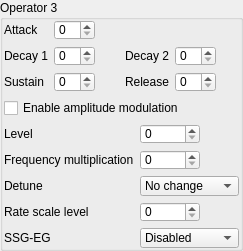
                  <widget class="QGroupBox" name="operator3">
                   <property name="sizePolicy">
                    <sizepolicy hsizetype="Preferred" vsizetype="Maximum">
                     <horstretch>0</horstretch>
                     <verstretch>0</verstretch>
                    </sizepolicy>
                   </property>
                   <property name="title">
                    <string>Operator 3</string>
                   </property>
                   <layout class="QVBoxLayout" name="verticalLayout_9">
                    <property name="leftMargin">
                     <number>1</number>
                    </property>
                    <property name="topMargin">
                     <number>0</number>
                    </property>
                    <property name="rightMargin">
                     <number>1</number>
                    </property>
                    <property name="bottomMargin">
                     <number>0</number>
                    </property>
                    <item>
                     <layout class="QGridLayout" name="gridLayout">
                      <item row="0" column="0">
                       <widget class="QLabel" name="label_30">
                        <property name="toolTip">
                         <string>&lt;html&gt;&lt;head/&gt;&lt;body&gt;&lt;p&gt;&lt;span style=&quot; font-weight:600;&quot;&gt;Attack Rate.&lt;/span&gt;&lt;/p&gt;&lt;p&gt;Determines the rising time for the sound. The higher the value, the faster the attack.&lt;/p&gt;&lt;p&gt;Range from 0 to 31.&lt;/p&gt;&lt;/body&gt;&lt;/html&gt;</string>
                        </property>
                        <property name="text">
                         <string>Attack</string>
                        </property>
                       </widget>
                      </item>
                      <item row="1" column="4">
                       <widget class="QSpinBox" name="op3_decay2">
                        <property name="sizePolicy">
                         <sizepolicy hsizetype="Preferred" vsizetype="Fixed">
                          <horstretch>0</horstretch>
                          <verstretch>0</verstretch>
                         </sizepolicy>
                        </property>
                        <property name="maximumSize">
                         <size>
                          <width>60</width>
                          <height>20</height>
                         </size>
                        </property>
                        <property name="toolTip">
                         <string>&lt;html&gt;&lt;head/&gt;&lt;body&gt;&lt;p&gt;&lt;span style=&quot; font-weight:600;&quot;&gt;Secondary Decay Rate.&lt;/span&gt;&lt;/p&gt;&lt;p&gt;Determines the diminishing time for the sound. The higher the value, the shorter the decay.&lt;/p&gt;&lt;p&gt;This is the long tail off of the sound that continues as long as the key is depressed.</string>
                        </property>
                        <property name="maximum">
                         <number>31</number>
                        </property>
                       </widget>
                      </item>
                      <item row="1" column="1">
                       <widget class="QSpinBox" name="op3_decay1">
                        <property name="sizePolicy">
                         <sizepolicy hsizetype="Preferred" vsizetype="Fixed">
                          <horstretch>0</horstretch>
                          <verstretch>0</verstretch>
                         </sizepolicy>
                        </property>
                        <property name="maximumSize">
                         <size>
                          <width>60</width>
                          <height>20</height>
                         </size>
                        </property>
                        <property name="toolTip">
                         <string>&lt;html&gt;&lt;head/&gt;&lt;body&gt;&lt;p&gt;&lt;span style=&quot; font-weight:600;&quot;&gt;First Decay Rate.&lt;/span&gt;&lt;/p&gt;&lt;p&gt;Determines the diminishing time for the sound. The higher the value, the shorter the decay.&lt;/p&gt;&lt;p&gt;It's the initial steep amplitude decay rate.</string>
                        </property>
                        <property name="maximum">
                         <number>31</number>
                        </property>
                       </widget>
                      </item>
                      <item row="0" column="1">
                       <widget class="QSpinBox" name="op3_attack">
                        <property name="sizePolicy">
                         <sizepolicy hsizetype="Preferred" vsizetype="Fixed">
                          <horstretch>0</horstretch>
                          <verstretch>0</verstretch>
                         </sizepolicy>
                        </property>
                        <property name="maximumSize">
                         <size>
                          <width>60</width>
                          <height>20</height>
                         </size>
                        </property>
                        <property name="toolTip">
                         <string>&lt;html&gt;&lt;head/&gt;&lt;body&gt;&lt;p&gt;&lt;span style=&quot; font-weight:600;&quot;&gt;Attack Rate.&lt;/span&gt;&lt;/p&gt;&lt;p&gt;Determines the rising time for the sound. The higher the value, the faster the attack.&lt;/p&gt;&lt;p&gt;Range from 0 to 31.&lt;/p&gt;&lt;/body&gt;&lt;/html&gt;</string>
                        </property>
                        <property name="maximum">
                         <number>31</number>
                        </property>
                       </widget>
                      </item>
                      <item row="2" column="0">
                       <widget class="QLabel" name="label_21">
                        <property name="toolTip">
                         <string>&lt;html&gt;&lt;head/&gt;&lt;body&gt;&lt;p&gt;&lt;span style=&quot; font-weight:600;&quot;&gt;Sustain Level.&lt;/span&gt;&lt;/p&gt;&lt;p&gt;Determines the point at which the sound ceases to decay and changes to a sound having a constant level. The sustain level is expressed as a fraction of the maximum level. 0 is the softest and 15 is the loudest sustain level. Note that has Sustain flag must be set for this to have an effect.&lt;/p&gt;&lt;/body&gt;&lt;/html&gt;</string>
                        </property>
                        <property name="text">
                         <string>Sustain</string>
                        </property>
                       </widget>
                      </item>
                      <item row="0" column="2" rowspan="3">
                       <spacer name="horizontalSpacer_4">
                        <property name="orientation">
                         <enum>Qt::Horizontal</enum>
                        </property>
                        <property name="sizeHint" stdset="0">
                         <size>
                          <width>10</width>
                          <height>20</height>
                         </size>
                        </property>
                       </spacer>
                      </item>
                      <item row="2" column="1">
                       <widget class="QSpinBox" name="op3_sustain">
                        <property name="sizePolicy">
                         <sizepolicy hsizetype="Preferred" vsizetype="Fixed">
                          <horstretch>0</horstretch>
                          <verstretch>0</verstretch>
                         </sizepolicy>
                        </property>
                        <property name="maximumSize">
                         <size>
                          <width>60</width>
                          <height>20</height>
                         </size>
                        </property>
                        <property name="toolTip">
                         <string>&lt;html&gt;&lt;head/&gt;&lt;body&gt;&lt;p&gt;&lt;span style=&quot; font-weight:600;&quot;&gt;Sustain Level.&lt;/span&gt;&lt;/p&gt;&lt;p&gt;Determines the point at which the sound ceases to decay and changes to a sound having a constant level. The sustain level is expressed as a fraction of the maximum level. 0 is the softest and 15 is the loudest sustain level. Note that has Sustain flag must be set for this to have an effect.&lt;/p&gt;&lt;/body&gt;&lt;/html&gt;</string>
                        </property>
                        <property name="maximum">
                         <number>15</number>
                        </property>
                       </widget>
                      </item>
                      <item row="1" column="0">
                       <widget class="QLabel" name="label_22">
                        <property name="toolTip">
                         <string>&lt;html&gt;&lt;head/&gt;&lt;body&gt;&lt;p&gt;&lt;span style=&quot; font-weight:600;&quot;&gt;First Decay Rate.&lt;/span&gt;&lt;/p&gt;&lt;p&gt;Determines the diminishing time for the sound. The higher the value, the shorter the decay.&lt;/p&gt;&lt;p&gt;It's the initial steep amplitude decay rate.</string>
                        </property>
                        <property name="text">
                         <string>Decay 1</string>
                        </property>
                       </widget>
                      </item>
                      <item row="2" column="3">
                       <widget class="QLabel" name="label_24">
                        <property name="toolTip">
                         <string>&lt;html&gt;&lt;head/&gt;&lt;body&gt;&lt;p&gt;&lt;span style=&quot; font-weight:600;&quot;&gt;Release Rate.&lt;/span&gt;&lt;/p&gt;&lt;p&gt;Determines the rate at which the sound disappears after KEY-OFF. The higher the value, the shorter the release.&lt;/p&gt;&lt;/body&gt;&lt;/html&gt;</string>
                        </property>
                        <property name="text">
                         <string>Release</string>
                        </property>
                       </widget>
                      </item>
                      <item row="2" column="4">
                       <widget class="QSpinBox" name="op3_release">
                        <property name="sizePolicy">
                         <sizepolicy hsizetype="Preferred" vsizetype="Fixed">
                          <horstretch>0</horstretch>
                          <verstretch>0</verstretch>
                         </sizepolicy>
                        </property>
                        <property name="maximumSize">
                         <size>
                          <width>60</width>
                          <height>20</height>
                         </size>
                        </property>
                        <property name="toolTip">
                         <string>&lt;html&gt;&lt;head/&gt;&lt;body&gt;&lt;p&gt;&lt;span style=&quot; font-weight:600;&quot;&gt;Release Rate.&lt;/span&gt;&lt;/p&gt;&lt;p&gt;Determines the rate at which the sound disappears after KEY-OFF. The higher the value, the shorter the release.&lt;/p&gt;&lt;/body&gt;&lt;/html&gt;</string>
                        </property>
                        <property name="maximum">
                         <number>15</number>
                        </property>
                       </widget>
                      </item>
                      <item row="1" column="3">
                       <widget class="QLabel" name="label_36">
                        <property name="toolTip">
                         <string>&lt;html&gt;&lt;head/&gt;&lt;body&gt;&lt;p&gt;&lt;span style=&quot; font-weight:600;&quot;&gt;Secondary Decay Rate.&lt;/span&gt;&lt;/p&gt;&lt;p&gt;Determines the diminishing time for the sound. The higher the value, the shorter the decay.&lt;/p&gt;&lt;p&gt;This is the long tail off of the sound that continues as long as the key is depressed.</string>
                        </property>
                        <property name="text">
                         <string>Decay 2</string>
                        </property>
                       </widget>
                      </item>
                      <item row="0" column="5" rowspan="3">
                       <spacer name="horizontalSpacer_5">
                        <property name="orientation">
                         <enum>Qt::Horizontal</enum>
                        </property>
                        <property name="sizeHint" stdset="0">
                         <size>
                          <width>10</width>
                          <height>20</height>
                         </size>
                        </property>
                       </spacer>
                      </item>
                     </layout>
                    </item>
                    <item>
                     <widget class="QCheckBox" name="op3_am">
                      <property name="sizePolicy">
                       <sizepolicy hsizetype="Preferred" vsizetype="Fixed">
                        <horstretch>0</horstretch>
                        <verstretch>0</verstretch>
                       </sizepolicy>
                      </property>
                      <property name="maximumSize">
                       <size>
                        <width>16777215</width>
                        <height>20</height>
                       </size>
                      </property>
                      <property name="toolTip">
                       <string>&lt;html&gt;&lt;head/&gt;&lt;body&gt;&lt;p&gt;&lt;span style=&quot; font-weight:600;&quot;&gt;Enable affecting by LFO&lt;/span&gt;&lt;/p&gt;&lt;p&gt;Make this operator be affected by LFO.&lt;/p&gt;&lt;/body&gt;&lt;/html&gt;</string>
                      </property>
                      <property name="text">
                       <string>Enable amplitude modulation</string>
                      </property>
                     </widget>
                    </item>
                    <item>
                     <layout class="QFormLayout" name="formLayout_3">
                      <item row="0" column="0">
                       <widget class="QLabel" name="label_31">
                        <property name="toolTip">
                         <string>&lt;html&gt;&lt;head/&gt;&lt;body&gt;&lt;p&gt;&lt;span style=&quot; font-weight:600;&quot;&gt;Total Level&lt;/span&gt;&lt;/p&gt;&lt;p&gt;TL (total level) represents the envelope’s highest amplitude, with 0 being the largest and 127 (decimal) the smallest. A change of one unit is about 0.75 dB.&lt;/p&gt;&lt;p&gt;Attenuates the operator output level. &lt;span style=&quot; font-weight:600;&quot;&gt;0&lt;/span&gt; is the loudest, &lt;span style=&quot; font-weight:600;&quot;&gt;127&lt;/span&gt; is the softest. In dependence on algorithm, varying the output level of any operator varies the volume of its corresponding channel. In FM synthesis, varying the output level of the carrier varies the volume of the channel. Varying the output of the modulator will change the frequency spectrum produced by the carrier.&lt;/p&gt;&lt;/body&gt;&lt;/html&gt;</string>
                        </property>
                        <property name="text">
                         <string>Level</string>
                        </property>
                       </widget>
                      </item>
                      <item row="0" column="1">
                       <widget class="QSpinBox" name="op3_level">
                        <property name="sizePolicy">
                         <sizepolicy hsizetype="Preferred" vsizetype="Fixed">
                          <horstretch>0</horstretch>
                          <verstretch>0</verstretch>
                         </sizepolicy>
                        </property>
                        <property name="maximumSize">
                         <size>
                          <width>60</width>
                          <height>20</height>
                         </size>
                        </property>
                        <property name="toolTip">
                         <string>&lt;html&gt;&lt;head/&gt;&lt;body&gt;&lt;p&gt;&lt;span style=&quot; font-weight:600;&quot;&gt;Total Level&lt;/span&gt;&lt;/p&gt;&lt;p&gt;TL (total level) represents the envelope’s highest amplitude, with 0 being the largest and 127 (decimal) the smallest. A change of one unit is about 0.75 dB.&lt;/p&gt;&lt;p&gt;Attenuates the operator output level. &lt;span style=&quot; font-weight:600;&quot;&gt;0&lt;/span&gt; is the loudest, &lt;span style=&quot; font-weight:600;&quot;&gt;127&lt;/span&gt; is the softest. In dependence on algorithm, varying the output level of any operator varies the volume of its corresponding channel. In FM synthesis, varying the output level of the carrier varies the volume of the channel. Varying the output of the modulator will change the frequency spectrum produced by the carrier.&lt;/p&gt;&lt;/body&gt;&lt;/html&gt;</string>
                        </property>
                        <property name="maximum">
                         <number>127</number>
                        </property>
                       </widget>
                      </item>
                      <item row="1" column="0">
                       <widget class="QLabel" name="label_23">
                        <property name="toolTip">
                         <string>&lt;html&gt;&lt;head/&gt;&lt;body&gt;&lt;p&gt;&lt;span style=&quot; font-weight:600;&quot;&gt;Frequency Multiplication Factor (MUL)&lt;/span&gt;&lt;/p&gt;&lt;p&gt;Operator's frequency is set to F-Number*Factor.&lt;/p&gt;&lt;p&gt;&lt;span style=&quot; text-decoration: underline;&quot;&gt;In simple words, increases operator's frequency to number of octaves.&lt;/span&gt;&lt;br/&gt;&lt;br/&gt;Where F-Number is:&lt;/p&gt;&lt;p&gt;F-Number = Music Frequency * 2^(20-Block) / 53267 Hz&lt;/p&gt;&lt;p&gt;Where Block is a Block Number. Roughly determines the octave.&lt;/p&gt;&lt;/body&gt;&lt;/html&gt;</string>
                        </property>
                        <property name="text">
                         <string>Frequency multiplication</string>
                        </property>
                       </widget>
                      </item>
                      <item row="1" column="1">
                       <widget class="QSpinBox" name="op3_freqmult">
                        <property name="sizePolicy">
                         <sizepolicy hsizetype="Preferred" vsizetype="Fixed">
                          <horstretch>0</horstretch>
                          <verstretch>0</verstretch>
                         </sizepolicy>
                        </property>
                        <property name="maximumSize">
                         <size>
                          <width>60</width>
                          <height>20</height>
                         </size>
                        </property>
                        <property name="toolTip">
                         <string>&lt;html&gt;&lt;head/&gt;&lt;body&gt;&lt;p&gt;&lt;span style=&quot; font-weight:600;&quot;&gt;Frequency Multiplication Factor (MUL)&lt;/span&gt;&lt;/p&gt;&lt;p&gt;Operator's frequency is set to F-Number*Factor.&lt;/p&gt;&lt;p&gt;&lt;span style=&quot; text-decoration: underline;&quot;&gt;In simple words, increases operator's frequency to number of octaves.&lt;/span&gt;&lt;br/&gt;&lt;br/&gt;Where F-Number is:&lt;/p&gt;&lt;p&gt;F-Number = Music Frequency * 2^(20-Block) / 53267 Hz&lt;/p&gt;&lt;p&gt;Where Block is a Block Number. Roughly determines the octave.&lt;/p&gt;&lt;/body&gt;&lt;/html&gt;</string>
                        </property>
                        <property name="maximum">
                         <number>15</number>
                        </property>
                       </widget>
                      </item>
                      <item row="2" column="0">
                       <widget class="QLabel" name="label_20">
                        <property name="toolTip">
                         <string>&lt;html&gt;&lt;head/&gt;&lt;body&gt;&lt;p&gt;&lt;span style=&quot; font-size:large; font-weight:600;&quot;&gt;Detune&lt;/span&gt;&lt;/p&gt;&lt;p&gt;Detune gives small variations from the overall frequency × MUL. The MSB of DT1 is a primitive sign bit, and the two LSB’s are magnitude bits. See the next page for a diagram. &lt;/p&gt;&lt;/body&gt;&lt;/html&gt;</string>
                        </property>
                        <property name="text">
                         <string>Detune</string>
                        </property>
                       </widget>
                      </item>
                      <item row="2" column="1">
                       <widget class="QComboBox" name="op3_detune">
                        <property name="maximumSize">
                         <size>
                          <width>150</width>
                          <height>20</height>
                         </size>
                        </property>
                        <property name="toolTip">
                         <string>&lt;html&gt;&lt;head/&gt;&lt;body&gt;&lt;p&gt;&lt;span style=&quot; font-size:large; font-weight:600;&quot;&gt;Detune&lt;/span&gt;&lt;/p&gt;&lt;p&gt;Detune gives small variations from the overall frequency × MUL. The MSB of DT1 is a primitive sign bit, and the two LSB’s are magnitude bits. See the next page for a diagram. &lt;/p&gt;&lt;/body&gt;&lt;/html&gt;</string>
                        </property>
                        <item>
                         <property name="text">
                          <string>No change</string>
                         </property>
                        </item>
                        <item>
                         <property name="text">
                          <string notr="true">×(1+ε)</string>
                         </property>
                        </item>
                        <item>
                         <property name="text">
                          <string notr="true">×(1+2ε)</string>
                         </property>
                        </item>
                        <item>
                         <property name="text">
                          <string notr="true">×(1+3ε)</string>
                         </property>
                        </item>
                        <item>
                         <property name="text">
                          <string>No change</string>
                         </property>
                        </item>
                        <item>
                         <property name="text">
                          <string notr="true">×(1-ε)</string>
                         </property>
                        </item>
                        <item>
                         <property name="text">
                          <string notr="true">×(1-2ε)</string>
                         </property>
                        </item>
                        <item>
                         <property name="text">
                          <string notr="true">×(1-3ε)</string>
                         </property>
                        </item>
                       </widget>
                      </item>
                      <item row="3" column="0">
                       <widget class="QLabel" name="label_34">
                        <property name="toolTip">
                         <string>&lt;html&gt;&lt;head/&gt;&lt;body&gt;&lt;p&gt;&lt;span style=&quot; font-weight:600;&quot;&gt;Rate Scale Level.&lt;/span&gt;&lt;/p&gt;&lt;p&gt;Attenuates output level towards higher pitch&lt;br/&gt;&lt;/p&gt;&lt;table border=&quot;1&quot; style=&quot; margin-top:0px; margin-bottom:0px; margin-left:0px; margin-right:0px;&quot; cellspacing=&quot;0&quot; cellpadding=&quot;0&quot;&gt;&lt;tr&gt;&lt;td&gt;&lt;p align=&quot;center&quot;&gt;&lt;span style=&quot; font-weight:600;&quot;&gt;RSL&lt;/span&gt;&lt;/p&gt;&lt;/td&gt;&lt;td&gt;&lt;p align=&quot;center&quot;&gt;&lt;span style=&quot; font-weight:600;&quot;&gt;Attenuation&lt;/span&gt;&lt;/p&gt;&lt;/td&gt;&lt;/tr&gt;&lt;tr&gt;&lt;td&gt;&lt;p&gt;0&lt;/p&gt;&lt;/td&gt;&lt;td&gt;&lt;p&gt;-&lt;/p&gt;&lt;/td&gt;&lt;/tr&gt;&lt;tr&gt;&lt;td&gt;&lt;p&gt;1&lt;/p&gt;&lt;/td&gt;&lt;td&gt;&lt;p&gt;1.5 dB/oct&lt;/p&gt;&lt;/td&gt;&lt;/tr&gt;&lt;tr&gt;&lt;td&gt;&lt;p&gt;2&lt;/p&gt;&lt;/td&gt;&lt;td&gt;&lt;p&gt;3.0 dB/oct &lt;/p&gt;&lt;/td&gt;&lt;/tr&gt;&lt;tr&gt;&lt;td&gt;&lt;p&gt;3&lt;/p&gt;&lt;/td&gt;&lt;td&gt;&lt;p&gt;6.0 dB/oct &lt;/p&gt;&lt;/td&gt;&lt;/tr&gt;&lt;/table&gt;&lt;/body&gt;&lt;/html&gt;</string>
                        </property>
                        <property name="text">
                         <string>Rate scale level</string>
                        </property>
                       </widget>
                      </item>
                      <item row="3" column="1">
                       <widget class="QSpinBox" name="op3_ratescale">
                        <property name="sizePolicy">
                         <sizepolicy hsizetype="Preferred" vsizetype="Fixed">
                          <horstretch>0</horstretch>
                          <verstretch>0</verstretch>
                         </sizepolicy>
                        </property>
                        <property name="maximumSize">
                         <size>
                          <width>60</width>
                          <height>20</height>
                         </size>
                        </property>
                        <property name="toolTip">
                         <string>&lt;html&gt;&lt;head/&gt;&lt;body&gt;&lt;p&gt;&lt;span style=&quot; font-weight:600;&quot;&gt;Rate Scale Level.&lt;/span&gt;&lt;/p&gt;&lt;p&gt;Attenuates output level towards higher pitch&lt;br/&gt;&lt;/p&gt;&lt;table border=&quot;1&quot; style=&quot; margin-top:0px; margin-bottom:0px; margin-left:0px; margin-right:0px;&quot; cellspacing=&quot;0&quot; cellpadding=&quot;0&quot;&gt;&lt;tr&gt;&lt;td&gt;&lt;p align=&quot;center&quot;&gt;&lt;span style=&quot; font-weight:600;&quot;&gt;RSL&lt;/span&gt;&lt;/p&gt;&lt;/td&gt;&lt;td&gt;&lt;p align=&quot;center&quot;&gt;&lt;span style=&quot; font-weight:600;&quot;&gt;Attenuation&lt;/span&gt;&lt;/p&gt;&lt;/td&gt;&lt;/tr&gt;&lt;tr&gt;&lt;td&gt;&lt;p&gt;0&lt;/p&gt;&lt;/td&gt;&lt;td&gt;&lt;p&gt;-&lt;/p&gt;&lt;/td&gt;&lt;/tr&gt;&lt;tr&gt;&lt;td&gt;&lt;p&gt;1&lt;/p&gt;&lt;/td&gt;&lt;td&gt;&lt;p&gt;1.5 dB/oct&lt;/p&gt;&lt;/td&gt;&lt;/tr&gt;&lt;tr&gt;&lt;td&gt;&lt;p&gt;2&lt;/p&gt;&lt;/td&gt;&lt;td&gt;&lt;p&gt;3.0 dB/oct &lt;/p&gt;&lt;/td&gt;&lt;/tr&gt;&lt;tr&gt;&lt;td&gt;&lt;p&gt;3&lt;/p&gt;&lt;/td&gt;&lt;td&gt;&lt;p&gt;6.0 dB/oct &lt;/p&gt;&lt;/td&gt;&lt;/tr&gt;&lt;/table&gt;&lt;/body&gt;&lt;/html&gt;</string>
                        </property>
                        <property name="maximum">
                         <number>3</number>
                        </property>
                       </widget>
                      </item>
                      <item row="4" column="0">
                       <widget class="QLabel" name="label_35">
                        <property name="text">
                         <string>SSG-EG</string>
                        </property>
                       </widget>
                      </item>
                      <item row="4" column="1">
                       <widget class="QComboBox" name="op3_ssgeg">
                        <property name="maximumSize">
                         <size>
                          <width>150</width>
                          <height>20</height>
                         </size>
                        </property>
                        <property name="toolTip">
                         <string>&lt;html&gt;&lt;head/&gt;&lt;body&gt;&lt;p&gt;SSG-EG - &lt;span style=&quot; font-weight:600;&quot;&gt;S&lt;/span&gt;oftware-controlled &lt;span style=&quot; font-weight:600;&quot;&gt;S&lt;/span&gt;ound &lt;span style=&quot; font-weight:600;&quot;&gt;G&lt;/span&gt;enerator - Envelope generator.&lt;/p&gt;&lt;p&gt;The Envelope generator (EG) is an unique low-frequency signal generator which can be used to modulate the output of the tone channels.&lt;/p&gt;&lt;p&gt;Envelope shape register ($0D): &lt;/p&gt;&lt;table border=&quot;1&quot; style=&quot; margin-top:0px; margin-bottom:0px; margin-left:0px; margin-right:0px;&quot; cellspacing=&quot;2&quot; cellpadding=&quot;0&quot;&gt;&lt;tr&gt;&lt;td&gt;&lt;p align=&quot;center&quot;&gt;&lt;span style=&quot; font-weight:600;&quot;&gt;Bit &lt;/span&gt;&lt;/p&gt;&lt;/td&gt;&lt;td&gt;&lt;p align=&quot;center&quot;&gt;7 &lt;/p&gt;&lt;/td&gt;&lt;td&gt;&lt;p align=&quot;center&quot;&gt;6 &lt;/p&gt;&lt;/td&gt;&lt;td&gt;&lt;p align=&quot;center&quot;&gt;5 &lt;/p&gt;&lt;/td&gt;&lt;td&gt;&lt;p align=&quot;center&quot;&gt;4 &lt;/p&gt;&lt;/td&gt;&lt;td&gt;&lt;p align=&quot;center&quot;&gt;3 &lt;/p&gt;&lt;/td&gt;&lt;td&gt;&lt;p align=&quot;center&quot;&gt;2 &lt;/p&gt;&lt;/td&gt;&lt;td&gt;&lt;p align=&quot;center&quot;&gt;1 &lt;/p&gt;&lt;/td&gt;&lt;td&gt;&lt;p align=&quot;center&quot;&gt;0 &lt;/p&gt;&lt;/td&gt;&lt;/tr&gt;&lt;tr&gt;&lt;td&gt;&lt;p align=&quot;center&quot;&gt;&lt;span style=&quot; font-weight:600;&quot;&gt;Def &lt;/span&gt;&lt;/p&gt;&lt;/td&gt;&lt;td colspan=&quot;4&quot;&gt;&lt;p align=&quot;center&quot;&gt;- &lt;/p&gt;&lt;/td&gt;&lt;td&gt;&lt;p align=&quot;center&quot;&gt;CONT &lt;/p&gt;&lt;/td&gt;&lt;td&gt;&lt;p align=&quot;center&quot;&gt;ATT &lt;/p&gt;&lt;/td&gt;&lt;td&gt;&lt;p align=&quot;center&quot;&gt;ALT &lt;/p&gt;&lt;/td&gt;&lt;td&gt;&lt;p align=&quot;center&quot;&gt;HOLD &lt;/p&gt;&lt;/td&gt;&lt;/tr&gt;&lt;/table&gt;&lt;ul style=&quot;margin-top: 0px; margin-bottom: 0px; margin-left: 0px; margin-right: 0px; -qt-list-indent: 1;&quot;&gt;&lt;li style=&quot; margin-top:12px; margin-bottom:0px; margin-left:0px; margin-right:0px; -qt-block-indent:0; text-indent:0px;&quot;&gt;CONT: Should always be 1 ?&lt;/li&gt;&lt;li style=&quot; margin-top:0px; margin-bottom:0px; margin-left:0px; margin-right:0px; -qt-block-indent:0; text-indent:0px;&quot;&gt;ATT: Counter direction (0:Down, 1:Up)&lt;/li&gt;&lt;li style=&quot; margin-top:0px; margin-bottom:0px; margin-left:0px; margin-right:0px; -qt-block-indent:0; text-indent:0px;&quot;&gt;ALT: Alternate direction each period&lt;/li&gt;&lt;li style=&quot; margin-top:0px; margin-bottom:12px; margin-left:0px; margin-right:0px; -qt-block-indent:0; text-indent:0px;&quot;&gt;HOLD: Hold value after first period (depends on ALT)&lt;/li&gt;&lt;/ul&gt;&lt;p&gt;Envelope frequency = 8M / 2 / (256 * value) &lt;/p&gt;&lt;p&gt;Note that each period is 32 analog steps (5-bit internal counter).&lt;/p&gt;&lt;/body&gt;&lt;/html&gt;</string>
                        </property>
                        <item>
                         <property name="text">
                          <string>Disabled</string>
                         </property>
                        </item>
                        <item>
                         <property name="text">
                          <string notr="true">0001</string>
                         </property>
                        </item>
                        <item>
                         <property name="text">
                          <string notr="true">0010</string>
                         </property>
                        </item>
                        <item>
                         <property name="text">
                          <string notr="true">0011</string>
                         </property>
                        </item>
                        <item>
                         <property name="text">
                          <string notr="true">0100</string>
                         </property>
                        </item>
                        <item>
                         <property name="text">
                          <string notr="true">0101</string>
                         </property>
                        </item>
                        <item>
                         <property name="text">
                          <string notr="true">0110</string>
                         </property>
                        </item>
                        <item>
                         <property name="text">
                          <string notr="true">0111</string>
                         </property>
                        </item>
                        <item>
                         <property name="text">
                          <string notr="true">1000 \|\|\|\|</string>
                         </property>
                        </item>
                        <item>
                         <property name="text">
                          <string notr="true">1001 \_____</string>
                         </property>
                        </item>
                        <item>
                         <property name="text">
                          <string notr="true">1010 \/\/\/\/</string>
                         </property>
                        </item>
                        <item>
                         <property name="text">
                          <string notr="true">1011 \|¯¯¯¯</string>
                         </property>
                        </item>
                        <item>
                         <property name="text">
                          <string notr="true">1100 /|/|/|/|</string>
                         </property>
                        </item>
                        <item>
                         <property name="text">
                          <string notr="true">1101 /¯¯¯¯</string>
                         </property>
                        </item>
                        <item>
                         <property name="text">
                          <string notr="true">1110 /\/\/\/\</string>
                         </property>
                        </item>
                        <item>
                         <property name="text">
                          <string notr="true">1111 /|____</string>
                         </property>
                        </item>
                       </widget>
                      </item>
                     </layout>
                    </item>
                   </layout>
                  </widget>
